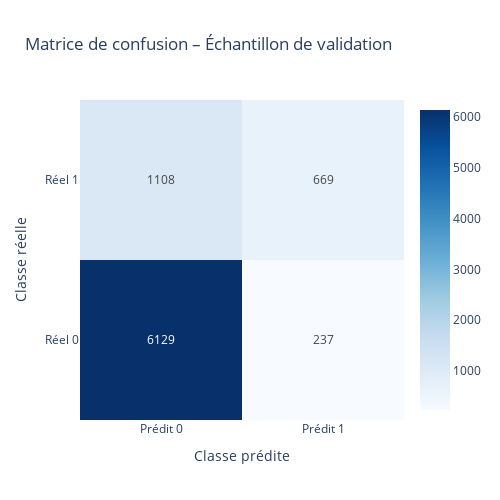

The code cell stored with this chart in its notebook:
### Code cell
cm = confusion_matrix(y_val, y_val_pred)

fig = go.Figure(
    data=go.Heatmap(
        z=cm,
        x=["Prédit 0", "Prédit 1"],
        y=["Réel 0", "Réel 1"],
        text=cm,
        texttemplate="%{text}",
        colorscale="Blues",
        showscale=True
    )
)
fig.update_layout(
    title="Matrice de confusion – Échantillon de validation",
    xaxis_title="Classe prédite",
    yaxis_title="Classe réelle",
    width=500,
    height=500
)
fig.show()

### Figure 1 — Plotly figure (JSON) as saved in the notebook; plotly's stock layout.template omitted (floating-point values rounded to 4 significant figures)
{"data": [{"colorscale": [[0, "rgb(247,251,255)"], [0.125, "rgb(222,235,247)"], [0.25, "rgb(198,219,239)"], [0.375, "rgb(158,202,225)"], [0.5, "rgb(107,174,214)"], [0.625, "rgb(66,146,198)"], [0.75, "rgb(33,113,181)"], [0.875, "rgb(8,81,156)"], [1, "rgb(8,48,107)"]], "showscale": true, "text": [[6129, 237], [1108, 669]], "texttemplate": "%{text}", "type": "heatmap", "x": ["Prédit 0", "Prédit 1"], "y": ["Réel 0", "Réel 1"], "z": [[6129, 237], [1108, 669]]}], "layout": {"height": 500, "title": {"text": "Matrice de confusion – Échantillon de validation"}, "width": 500, "xaxis": {"title": {"text": "Classe prédite"}}, "yaxis": {"title": {"text": "Classe réelle"}}}}
